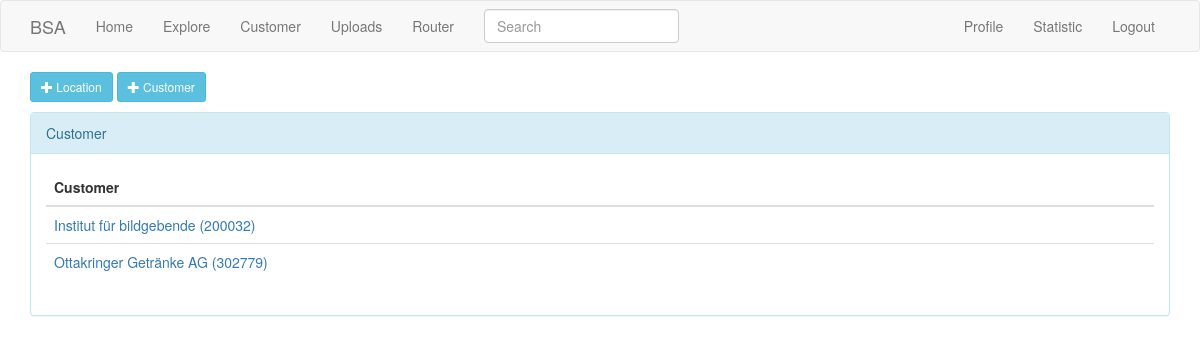
Screenshot of /cutomers (signed in) with the database file from the repository.
### app/models.py (models this page shows)
class Customer(db.Model):
    id = db.Column(db.Integer, primary_key=True)
    name= db.Column(db.String(140))
    locations =db.relationship('Location', backref='customer')

### app/main/routes.py (the view, shortened to what this page needs)
@bp.route('/cutomers',methods=['GET', 'POST'])
@login_required
def customers():
    available_customers=Customer.query.all()
    groups_list=[(i.id,i.name) for i in available_customers]
    form= LocationForm()
    form2= CustomerForm()
    form.customer.choices = groups_list
    custquerys=Customer.query.all()
    locquerys=Location.query.all()
    if form2.validate_on_submit():
        custname=Customer(name=form2.name.data)
        db.session.add(custname)
        db.session.commit()
        flash(_('Your changes have been saved.'))
    return render_template('customers.html', title=_('Customers'), form=form, locquerys=locquerys, custquerys=custquerys, form2=form2)

### app/main/forms.py
class SearchForm(FlaskForm):
    q = StringField(_l('Search'), validators=[DataRequired()])
    def __init__(self, *args, **kwargs):
        if 'formdata' not in kwargs:
            kwargs['formdata'] = request.args
        if 'csrf_enabled' not in kwargs:
            kwargs['csrf_enabled'] = False
        super(SearchForm, self).__init__(*args, **kwargs)

class LocationForm(FlaskForm):
    residence = StringField(_l('Residence'))
    technology = StringField(_l('Technology'))
    customer = SelectField(u'Customer', coerce=int, validators=[InputRequired()])
    hardware= StringField(_l('Hardware'))
    project= StringField(_l('Project'))
    projectmanager= StringField(_l('Projectmanager'))
    contract=StringField(_l('Contract ID'))
    submit = SubmitField(_l('Submit'))

### app/main/routes.py (called while the page is built)
@bp.before_request
def before_request():
    if current_user.is_authenticated:
        current_user.last_seen = datetime.utcnow()
        db.session.commit()
        g.search_form = SearchForm()
    g.locale = str(get_locale())

### app/models.py (called while the page is built)
    @classmethod
    def before_commit(cls, session):
        session._changes = {
            'add': list(session.new),
            'update': list(session.dirty),
            'delete': list(session.deleted)
        }

    @classmethod
    def after_commit(cls, session):
        for obj in session._changes['add']:
            if isinstance(obj, SearchableMixin):
                add_to_index(obj.__tablename__, obj)
        for obj in session._changes['update']:
            if isinstance(obj, SearchableMixin):
                add_to_index(obj.__tablename__, obj)
        for obj in session._changes['delete']:
            if isinstance(obj, SearchableMixin):
                remove_from_index(obj.__tablename__, obj)
        session._changes = None

    @login.user_loader
    def load_user(id):
        return User.query.get(int(id))

### app/templates/customers.html (shortened to what this page needs)
{% extends "base.html" %}
{% import 'bootstrap/wtf.html' as wtf %}
{% block app_content %}
 <link rel="stylesheet" type="text/css" href="{{ url_for('static', filename='css/style.css') }}">
<button type="button" class="btn btn-info btn-sm"  data-toggle="modal" data-target="#myModal">
<span class="glyphicon glyphicon-plus"></span> Location
</button>
<button type="button" class="btn btn-info btn-sm"  data-toggle="modal" data-target="#myModal2">
<span class="glyphicon glyphicon-plus"></span> Customer
</button>
<div id="container_customersu_main" class="container_customersu_main" style="width: auto;">
<div  id="panel_main" class="panel panel-info">
<div class="panel-heading">Customer</div>
<div class="panel-body">
<table class="table">
  <thead>
    <tr>
      <th scope="col">Customer</th>
    </tr>
  </thead>
<tbody>
{% for custquery in custquerys  %}
<tr>
      <td><a href="{{ url_for('main.customersu',customername=custquery.name ) }}">{{custquery.name}}</a></td>
</tr>
{% endfor %}
</tbody>
</table>
</div>
</div>
{% endblock %}

### rows the page displays
Customer: name "Institut für bildgebende (200032)"
Customer: name "Ottakringer Getränke AG (302779)"
